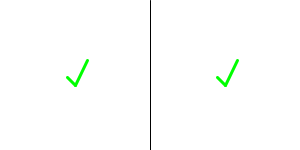
Frame 1 (no input)
Frame 60 (the mouse pressed at the canvas centre just before this capture): identical to frame 1, image omitted
Frame 120 (the mouse held since frame 60 and released just before this capture): identical to frame 1, image omitted

The Processing sketch that drew this single still picture (run headless with seeded random() and noise(); from frame 60 on, the mouse is pressed at the canvas centre):

// Processing sketch: squareSolution
// ── squareSolution.pde
float square(float a) {
  return a*a;
}

void draw() {
}

void setup() {
  size(300, 150);
  background(255);
  line(width/2, 0, width/2, height);
  strokeWeight(3);
  
  /* 
   TASK 1
   compute the square of 5 using the 'square' function
   and store it in a variable  'z'.
   
   once completed, a green tick will appear on the left side
   of the screen if correct. If not, a red cross will appear 
   on the left side of the screen.
   */
  float z = square(5.5);

  /* 
   TASK 2
   declare a floating point variable 'y' and initialize it 
   to 9.
   compute the square of 'y' using the 'square' function
   and store it in a variable  'x'.
   
   once completed, a green tick will appear on the right side
   of the screen if correct. If not, a red cross will appear 
   on the right side of the screen.
   */
  float y = 9;
  float x = square(y);
  
  
  if (z == 30.25) {
    stroke(0, 255, 0);
    line(width/4, height/2 + 10, width/4 - 8, height/2 + 2);
    line(width/4, height/2 + 10, width/4 + 12, height/2 - 15);
  } else {
    stroke(255, 0, 0);
    line(width/4 - 10, height/2 -10, width/4 + 10, height/2 + 10);
    line(width/4 - 10, height/2 +10, width/4 + 10, height/2 - 10);
  }
  
  if (x == 81) {
    stroke(0, 255, 0);
    line(3*width/4, height/2 + 10, 3*width/4 - 8, height/2 + 2);
    line(3*width/4, height/2 + 10, 3*width/4 + 12, height/2 - 15);
  } else {
    stroke(255, 0, 0);
    line(3*width/4 - 10, height/2 -10, 3*width/4 + 10, height/2 + 10);
    line(3*width/4 - 10, height/2 +10, 3*width/4 + 10, height/2 - 10);
  }
}
